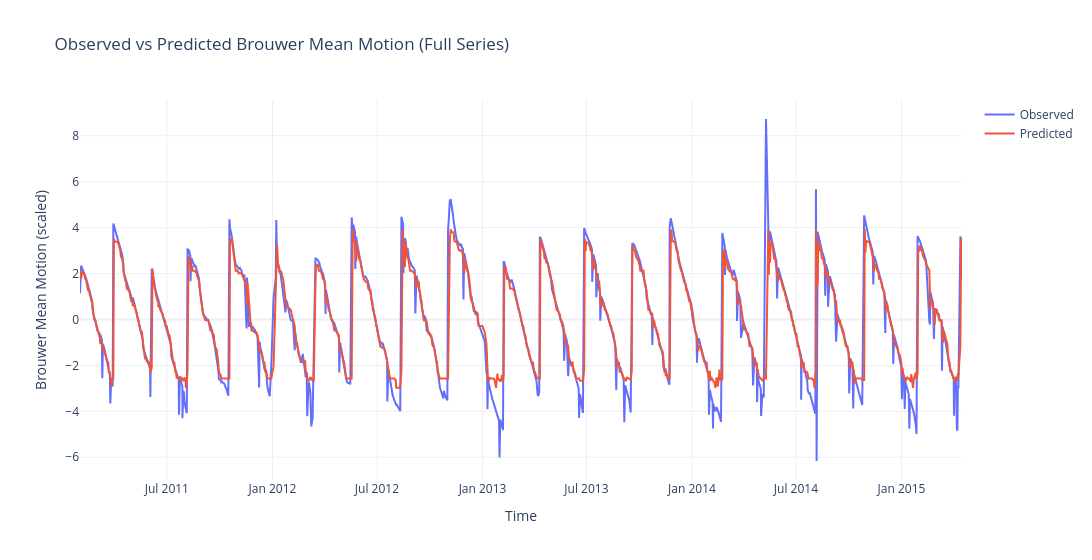

The notebook cell this image was saved under:
### Markdown cell above
###  Plot Observed vs Predicted (Full Time Range)

### Code cell
import plotly.graph_objects as go

fig = go.Figure()

fig.add_trace(go.Scatter(
    x=df_result.index,
    y=df_result["Brouwer mean motion"],
    mode='lines',
    name='Observed'
))

fig.add_trace(go.Scatter(
    x=df_result.index,
    y=df_result["predicted"],
    mode='lines',
    name='Predicted'
))

fig.update_layout(
    title='Observed vs Predicted Brouwer Mean Motion (Full Series)',
    xaxis_title='Time',
    yaxis_title='Brouwer Mean Motion (scaled)',
    template='plotly_white',
    width=1200
)

fig.show()

### Figure 1 — Plotly figure (JSON) as saved in the notebook; plotly's stock layout.template omitted (floating-point values rounded to 4 significant figures; data arrays with more than 128 entries replaced by an {"elided": "..."} marker saying what was removed)
{"data": [{"mode": "lines", "name": "Observed", "type": "scatter", "x": {"elided": "1184 str values"}, "y": {"elided": "1184 float values"}}, {"mode": "lines", "name": "Predicted", "type": "scatter", "x": {"elided": "1184 str values"}, "y": {"elided": "1184 float values"}}], "layout": {"title": {"text": "Observed vs Predicted Brouwer Mean Motion (Full Series)"}, "width": 1200, "xaxis": {"title": {"text": "Time"}}, "yaxis": {"title": {"text": "Brouwer Mean Motion (scaled)"}}}}
